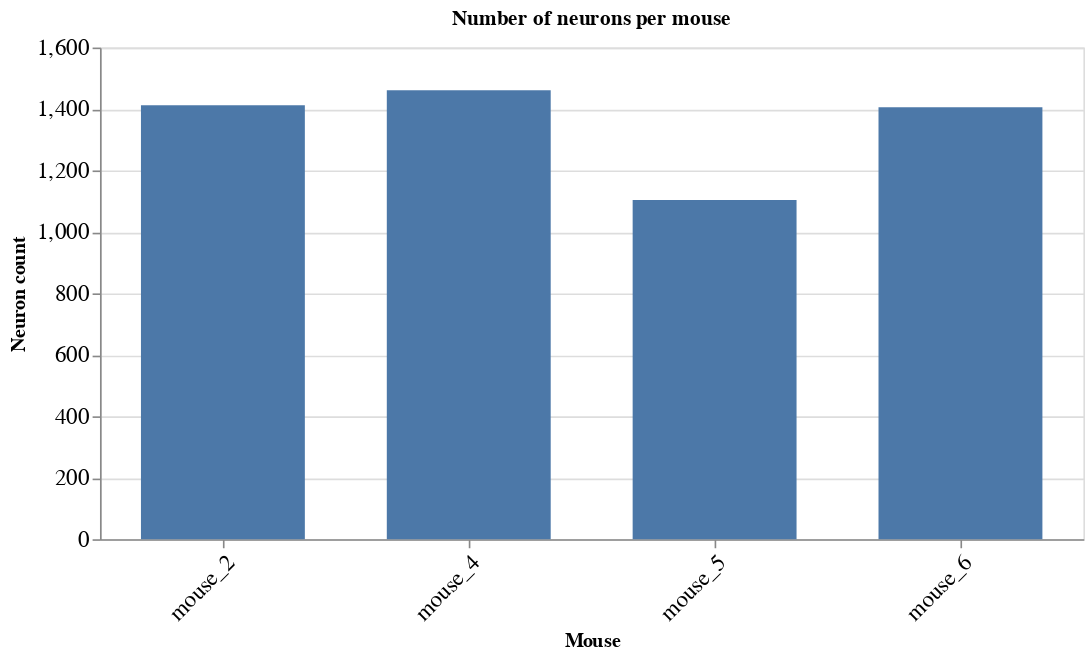

Notebook source saved alongside this figure:
### Markdown cell above
Next we will visualize the data to do a basic inspection. We start by looking at the number of detected neurons (or rings around neurons)

### Code cell
# make bar plot of number of neurons per mouse

# group by mice 
gb_mouse = data.groupby('mouse_name').size().reset_index(name = "neuron_number")

# create an altair plot
alt.Chart(gb_mouse).mark_bar(size = 100).encode(
    x=alt.X('mouse_name', title='Mouse', axis=alt.Axis(labelAngle=-45)),
    y=alt.Y('neuron_number', title='Neuron count')
).properties(
    title = 'Number of neurons per mouse',
    width = 600
).configure_axis(
    labelFontSize=14,
    titleFontSize=12
)

### Figure 1 — Vega-Lite specification as saved in the notebook (floating-point values rounded to 4 significant figures)
{"config": {"view": {"continuousWidth": 300, "continuousHeight": 300}, "axis": {"labelFontSize": 14, "titleFontSize": 12}}, "data": {"name": "data-ebb8f1b43e8d9b4d5567afb26773a5d1"}, "mark": {"type": "bar", "size": 100}, "encoding": {"x": {"axis": {"labelAngle": -45}, "field": "mouse_name", "title": "Mouse", "type": "nominal"}, "y": {"field": "neuron_number", "title": "Neuron count", "type": "quantitative"}}, "title": "Number of neurons per mouse", "width": 600, "$schema": "https://vega.github.io/schema/vega-lite/v5.8.0.json", "datasets": {"data-ebb8f1b43e8d9b4d5567afb26773a5d1": [{"mouse_name": "mouse_2", "neuron_number": 1412}, {"mouse_name": "mouse_4", "neuron_number": 1461}, {"mouse_name": "mouse_5", "neuron_number": 1104}, {"mouse_name": "mouse_6", "neuron_number": 1406}]}}
